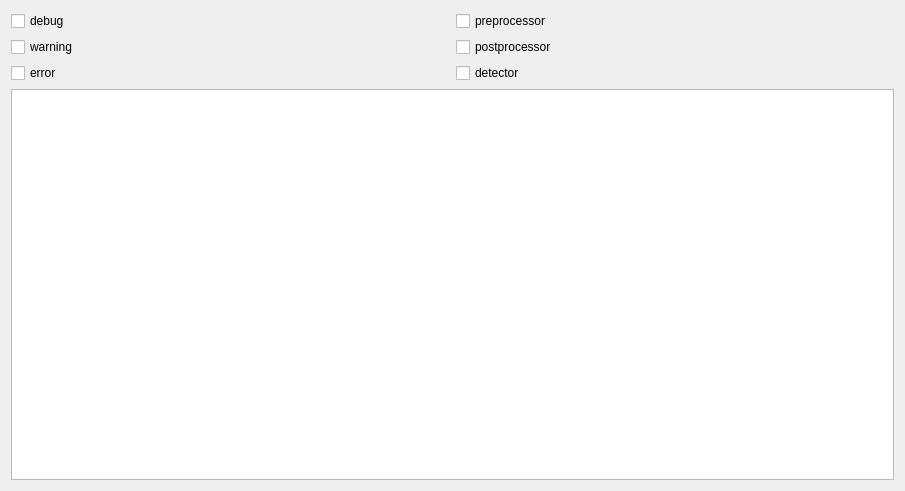
<?xml version="1.0" encoding="UTF-8"?>
<ui version="4.0">
 <class>LogFrame</class>
 <widget class="QFrame" name="LogFrame">
  <property name="geometry">
   <rect>
    <x>0</x>
    <y>0</y>
    <width>905</width>
    <height>491</height>
   </rect>
  </property>
  <property name="windowTitle">
   <string>LogFrame</string>
  </property>
  <layout class="QGridLayout" name="gridLayout_2">
   <item row="0" column="0">
    <layout class="QGridLayout" name="gridLayout">
     <item row="0" column="0">
      <widget class="QCheckBox" name="debugCBox">
       <property name="text">
        <string>debug</string>
       </property>
      </widget>
     </item>
     <item row="1" column="1">
      <widget class="QCheckBox" name="postprocessorCBox">
       <property name="text">
        <string>postprocessor</string>
       </property>
      </widget>
     </item>
     <item row="0" column="1">
      <widget class="QCheckBox" name="preprocessorCBox">
       <property name="text">
        <string>preprocessor</string>
       </property>
      </widget>
     </item>
     <item row="2" column="1">
      <widget class="QCheckBox" name="detectorCBox">
       <property name="text">
        <string>detector</string>
       </property>
      </widget>
     </item>
     <item row="2" column="0">
      <widget class="QCheckBox" name="errorCBox">
       <property name="text">
        <string>error</string>
       </property>
      </widget>
     </item>
     <item row="1" column="0">
      <widget class="QCheckBox" name="warningCBox">
       <property name="text">
        <string>warning</string>
       </property>
      </widget>
     </item>
     <item row="3" column="0" colspan="2">
      <widget class="QPlainTextEdit" name="logTxtArea">
       <property name="enabled">
        <bool>true</bool>
       </property>
       <property name="readOnly">
        <bool>true</bool>
       </property>
      </widget>
     </item>
    </layout>
   </item>
  </layout>
 </widget>
 <resources/>
 <connections/>
</ui>
